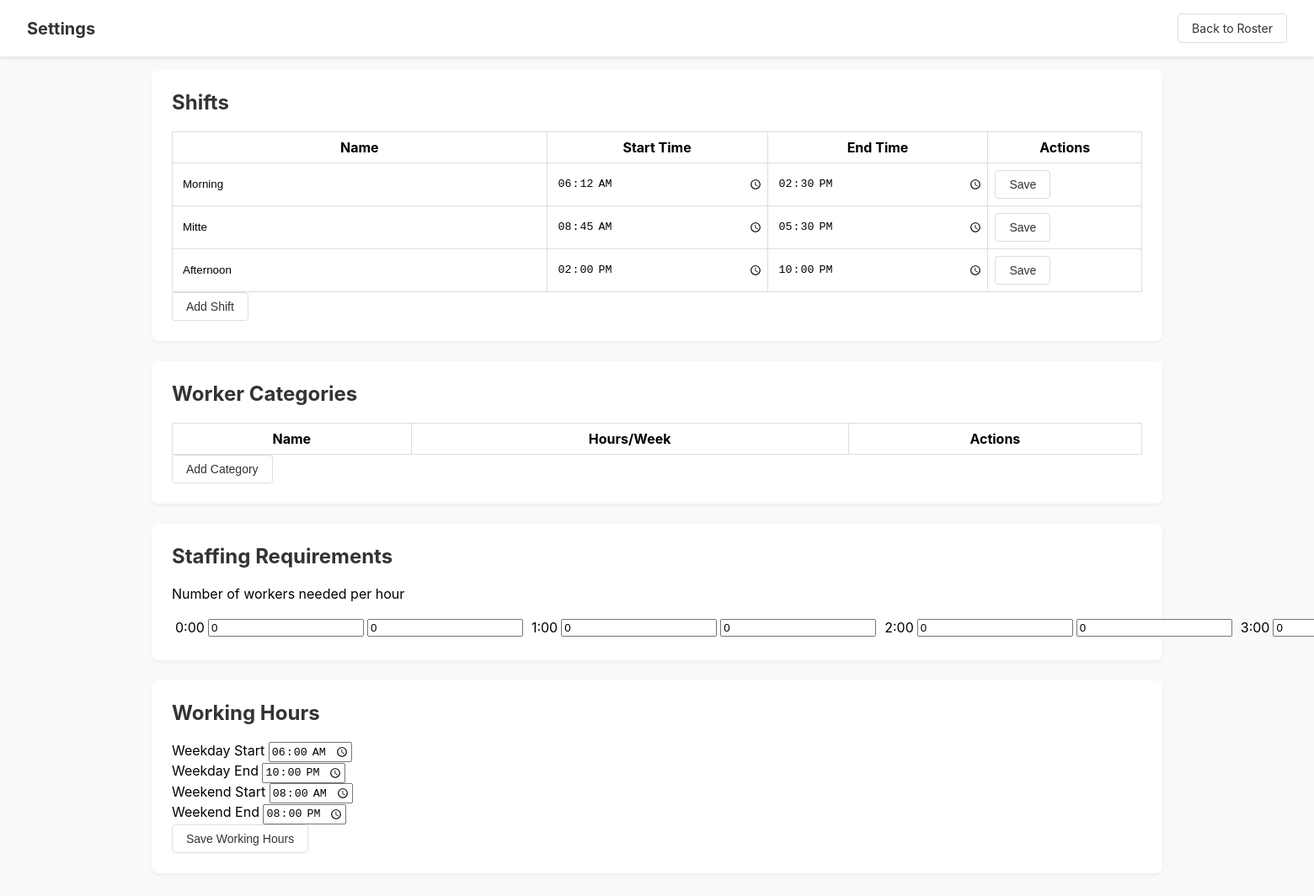
The page /settings (signed in) on the database its author committed.
### tables this page shows
CREATE TABLE shifts (
                id INTEGER PRIMARY KEY AUTOINCREMENT,
                name TEXT NOT NULL,
                start_time TEXT NOT NULL,
                end_time TEXT NOT NULL,
                is_active INTEGER DEFAULT 1
            );

CREATE TABLE working_hours (
                day_type TEXT PRIMARY KEY,
                start_time TEXT NOT NULL,
                end_time TEXT NOT NULL
            );

### app.py (the view)
@app.route('/settings')
@login_required
def settings():
    shifts = db.get_shifts()
    categories = db.get_categories()
    staffing = db.get_staffing_requirements()
    working_hours = db.get_working_hours()
    return render_template('settings.html',
                           shifts=shifts,
                           categories=categories,
                           staffing=staffing,
                           working_hours=working_hours)

### app.py (called while the page is built)
def login_required(f):
    @wraps(f)
    def decorated(*args, **kwargs):
        if 'user_id' not in session:
            return redirect(url_for('login'))
        return f(*args, **kwargs)
    return decorated

### database.py (called while the page is built)
    def get_categories(self) -> List[Dict]:
        cursor = self.conn.cursor()
        cursor.execute("SELECT * FROM categories WHERE is_active = 1 ORDER BY name")
        return [dict(row) for row in cursor.fetchall()]

    def get_shifts(self) -> List[Dict]:
        cursor = self.conn.cursor()
        cursor.execute("SELECT * FROM shifts WHERE is_active = 1 ORDER BY start_time")
        return [dict(row) for row in cursor.fetchall()]

    def get_staffing_requirements(self) -> List[Dict]:
        cursor = self.conn.cursor()
        cursor.execute("SELECT * FROM staffing_requirements ORDER BY day_type, hour")
        return [dict(row) for row in cursor.fetchall()]

    def get_working_hours(self) -> Dict[str, Dict]:
        cursor = self.conn.cursor()
        cursor.execute("SELECT * FROM working_hours")
        result = {}
        for row in cursor.fetchall():
            result[row['day_type']] = {
                'start': row['start_time'],
                'end': row['end_time']
            }
        return result

### templates/settings.html (shortened to what this page needs)
<!DOCTYPE html>
<html lang="en">
<head>
    <link rel="stylesheet" href="{{ url_for('static', filename='css/roster.css') }}">
</head>
<body>
    <header>
        <div class="header-left">
            <h1>Settings</h1>
        </div>
        <div class="header-right">
            <a href="{{ url_for('roster') }}" class="btn">Back to Roster</a>
        </div>
    </header>
    <main class="settings-container">
        <section class="settings-section">
            <h2>Shifts</h2>
            <div class="table-container">
                <table class="settings-table">
                    <thead>
                        <tr>
                            <th>Name</th>
                            <th>Start Time</th>
                            <th>End Time</th>
                            <th>Actions</th>
                        </tr>
                    </thead>
                    <tbody>
                        {% for shift in shifts %}
                        <tr>
                            <td><input type="text" value="{{ shift.name }}" id="shift-name-{{ shift.id }}"></td>
                            <td><input type="time" value="{{ shift.start_time }}" id="shift-start-{{ shift.id }}"></td>
                            <td><input type="time" value="{{ shift.end_time }}" id="shift-end-{{ shift.id }}"></td>
                            <td>
                                <button onclick="saveShift({{ shift.id }})" class="btn btn-small">Save</button>
                            </td>
                        </tr>
                        {% endfor %}
                    </tbody>
                </table>
            </div>
            <button onclick="addShift()" class="btn">Add Shift</button>
        </section>
        <section class="settings-section">
            <h2>Worker Categories</h2>
            <div class="table-container">
                <table class="settings-table">
                    <thead>
                        <tr>
                            <th>Name</th>
                            <th>Hours/Week</th>
                            <th>Actions</th>
                        </tr>
                    </thead>
                </table>
            </div>
            <button onclick="addCategory()" class="btn">Add Category</button>
        </section>
        <section class="settings-section">
            <h2>Staffing Requirements</h2>
            <p>Number of workers needed per hour</p>
            <div class="staffing-grid" id="staffingGrid">
            </div>
        </section>
        <section class="settings-section">
            <h2>Working Hours</h2>
            <div class="form-row">
                <div class="form-group">
                    <label>Weekday Start</label>
                    <input type="time" id="weekday-start" value="{{ working_hours.weekday.start if working_hours and working_hours.weekday else '06:00' }}">
                </div>
                <div class="form-group">
                    <label>Weekday End</label>
                    <input type="time" id="weekday-end" value="{{ working_hours.weekday.end if working_hours and working_hours.weekday else '22:00' }}">
                </div>
                <div class="form-group">
                    <label>Weekend Start</label>
                    <input type="time" id="weekend-start" value="{{ working_hours.weekend.start if working_hours and working_hours.weekend else '08:00' }}">
                </div>
                <div class="form-group">
                    <label>Weekend End</label>
                    <input type="time" id="weekend-end" value="{{ working_hours.weekend.end if working_hours and working_hours.weekend else '20:00' }}">
                </div>
            </div>
            <button onclick="saveWorkingHours()" class="btn">Save Working Hours</button>
        </section>
    </main>
</body>
</html>

### static/css/roster.css (style rules this page uses)
body { font-family: -apple-system, BlinkMacSystemFont, 'Segoe UI', Roboto, sans-serif; background: #f8f9fa; margin: 0; padding: 0; }
header { background: #fff; padding: 1rem 2rem; display: flex; justify-content: space-between; align-items: center; box-shadow: 0 2px 4px rgba(0,0,0,0.1); position: sticky; top: 0; z-index: 100; }
.header-left h1 { margin: 0; color: #333; font-size: 1.25rem; }
.header-right { display: flex; gap: 0.5rem; }
.btn { padding: 0.5rem 1rem; border: 1px solid #ddd; background: #fff; color: #333; border-radius: 4px; cursor: pointer; font-size: 0.875rem; text-decoration: none; display: inline-block; }
.settings-container { max-width: 1200px; margin: 0 auto; padding: 1rem; }
.settings-section { background: #fff; padding: 1.5rem; margin-bottom: 1.5rem; border-radius: 8px; box-shadow: 0 2px 4px rgba(0,0,0,0.05); }
.settings-section h2 { margin-top: 0; color: #333; }
.settings-table { width: 100%; border-collapse: collapse; }
.settings-table th, .settings-table td { border: 1px solid #ddd; padding: 0.5rem; }
.settings-table input { width: 100%; padding: 0.25rem; border: none; }
.staffing-grid { display: grid; grid-template-columns: repeat(24, 1fr); gap: 2px; }

### rows shown on the page
shifts: name "Morning", start_time "06:12", end_time "14:30"
shifts: name "Mitte", start_time "08:45", end_time "17:30"
shifts: name "Afternoon", start_time "14:00", end_time "22:00"
working_hours: weekday "06:00", weekday "22:00"
working_hours: weekend "08:00", weekend "20:00"
